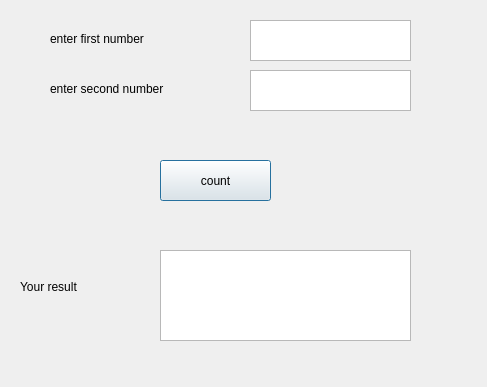
<?xml version="1.0" encoding="UTF-8"?>
<ui version="4.0">
 <class>secondWindow</class>
 <widget class="QDialog" name="secondWindow">
  <property name="geometry">
   <rect>
    <x>0</x>
    <y>0</y>
    <width>487</width>
    <height>387</height>
   </rect>
  </property>
  <property name="windowTitle">
   <string>Dialog</string>
  </property>
  <widget class="QPushButton" name="count_bt">
   <property name="geometry">
    <rect>
     <x>160</x>
     <y>160</y>
     <width>111</width>
     <height>41</height>
    </rect>
   </property>
   <property name="text">
    <string>count</string>
   </property>
  </widget>
  <widget class="QTextEdit" name="textEdit1">
   <property name="geometry">
    <rect>
     <x>250</x>
     <y>20</y>
     <width>161</width>
     <height>41</height>
    </rect>
   </property>
  </widget>
  <widget class="QPlainTextEdit" name="textEdit2">
   <property name="geometry">
    <rect>
     <x>250</x>
     <y>70</y>
     <width>161</width>
     <height>41</height>
    </rect>
   </property>
  </widget>
  <widget class="QLabel" name="firstNum">
   <property name="geometry">
    <rect>
     <x>50</x>
     <y>30</y>
     <width>181</width>
     <height>17</height>
    </rect>
   </property>
   <property name="text">
    <string>enter first number</string>
   </property>
  </widget>
  <widget class="QLabel" name="SecondNum">
   <property name="geometry">
    <rect>
     <x>50</x>
     <y>80</y>
     <width>181</width>
     <height>17</height>
    </rect>
   </property>
   <property name="text">
    <string>enter second number</string>
   </property>
  </widget>
  <widget class="QLabel" name="result_lb">
   <property name="geometry">
    <rect>
     <x>20</x>
     <y>276</y>
     <width>91</width>
     <height>21</height>
    </rect>
   </property>
   <property name="text">
    <string>Your result</string>
   </property>
  </widget>
  <widget class="QTextEdit" name="textEdit_result">
   <property name="geometry">
    <rect>
     <x>160</x>
     <y>250</y>
     <width>251</width>
     <height>91</height>
    </rect>
   </property>
  </widget>
 </widget>
 <resources/>
 <connections/>
</ui>
